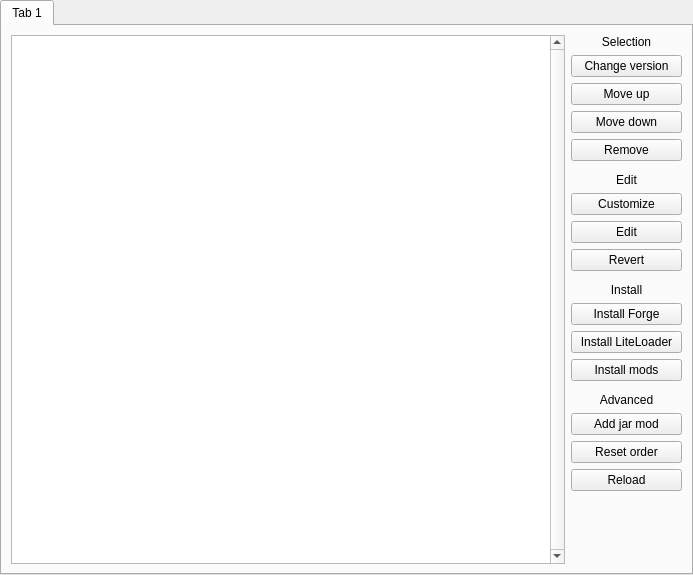
<?xml version="1.0" encoding="UTF-8"?>
<ui version="4.0">
 <class>VersionPage</class>
 <widget class="QWidget" name="VersionPage">
  <property name="geometry">
   <rect>
    <x>0</x>
    <y>0</y>
    <width>693</width>
    <height>575</height>
   </rect>
  </property>
  <property name="windowTitle">
   <string>Package Versions</string>
  </property>
  <layout class="QVBoxLayout" name="verticalLayout">
   <property name="leftMargin">
    <number>0</number>
   </property>
   <property name="topMargin">
    <number>0</number>
   </property>
   <property name="rightMargin">
    <number>0</number>
   </property>
   <property name="bottomMargin">
    <number>0</number>
   </property>
   <item>
    <widget class="QTabWidget" name="tabWidget">
     <property name="currentIndex">
      <number>0</number>
     </property>
     <widget class="QWidget" name="tab">
      <attribute name="title">
       <string>Tab 1</string>
      </attribute>
      <layout class="QHBoxLayout" name="horizontalLayout">
       <item>
        <widget class="ModListView" name="packageView">
         <property name="verticalScrollBarPolicy">
          <enum>Qt::ScrollBarAlwaysOn</enum>
         </property>
         <property name="horizontalScrollBarPolicy">
          <enum>Qt::ScrollBarAlwaysOff</enum>
         </property>
         <property name="headerHidden">
          <bool>false</bool>
         </property>
         <attribute name="headerVisible">
          <bool>true</bool>
         </attribute>
        </widget>
       </item>
       <item>
        <layout class="QVBoxLayout" name="verticalLayout_4">
         <item>
          <widget class="QLabel" name="label">
           <property name="text">
            <string>Selection</string>
           </property>
           <property name="alignment">
            <set>Qt::AlignCenter</set>
           </property>
          </widget>
         </item>
         <item>
          <widget class="QPushButton" name="changeVersionBtn">
           <property name="toolTip">
            <string>Change version of the selected package.</string>
           </property>
           <property name="text">
            <string>Change version</string>
           </property>
          </widget>
         </item>
         <item>
          <widget class="QPushButton" name="moveUpBtn">
           <property name="toolTip">
            <string>Make the selected package apply sooner.</string>
           </property>
           <property name="text">
            <string>Move up</string>
           </property>
          </widget>
         </item>
         <item>
          <widget class="QPushButton" name="moveDownBtn">
           <property name="toolTip">
            <string>Make the selected package apply later.</string>
           </property>
           <property name="text">
            <string>Move down</string>
           </property>
          </widget>
         </item>
         <item>
          <widget class="QPushButton" name="removeBtn">
           <property name="toolTip">
            <string>Remove selected package from the instance.</string>
           </property>
           <property name="text">
            <string>Remove</string>
           </property>
          </widget>
         </item>
         <item>
          <widget class="LineSeparator" name="separator_4" native="true"/>
         </item>
         <item>
          <widget class="QLabel" name="label_10">
           <property name="text">
            <string>Edit</string>
           </property>
           <property name="alignment">
            <set>Qt::AlignCenter</set>
           </property>
          </widget>
         </item>
         <item>
          <widget class="QPushButton" name="customizeBtn">
           <property name="toolTip">
            <string>Customize selected package.</string>
           </property>
           <property name="text">
            <string>Customize</string>
           </property>
          </widget>
         </item>
         <item>
          <widget class="QPushButton" name="editBtn">
           <property name="toolTip">
            <string>Edit selected package.</string>
           </property>
           <property name="text">
            <string>Edit</string>
           </property>
          </widget>
         </item>
         <item>
          <widget class="QPushButton" name="revertBtn">
           <property name="toolTip">
            <string>Revert the selected package to default.</string>
           </property>
           <property name="text">
            <string>Revert</string>
           </property>
          </widget>
         </item>
         <item>
          <widget class="LineSeparator" name="separator" native="true"/>
         </item>
         <item>
          <widget class="QLabel" name="label_2">
           <property name="text">
            <string>Install</string>
           </property>
           <property name="alignment">
            <set>Qt::AlignCenter</set>
           </property>
          </widget>
         </item>
         <item>
          <widget class="QPushButton" name="forgeBtn">
           <property name="toolTip">
            <string>Install the Minecraft Forge package.</string>
           </property>
           <property name="text">
            <string>Install Forge</string>
           </property>
          </widget>
         </item>
         <item>
          <widget class="QPushButton" name="liteloaderBtn">
           <property name="toolTip">
            <string>Install the LiteLoader package.</string>
           </property>
           <property name="text">
            <string>Install LiteLoader</string>
           </property>
          </widget>
         </item>
         <item>
          <widget class="QPushButton" name="modBtn">
           <property name="toolTip">
            <string>Install normal mods.</string>
           </property>
           <property name="text">
            <string>Install mods</string>
           </property>
          </widget>
         </item>
         <item>
          <widget class="LineSeparator" name="widget" native="true"/>
         </item>
         <item>
          <widget class="QLabel" name="label_5">
           <property name="text">
            <string>Advanced</string>
           </property>
           <property name="alignment">
            <set>Qt::AlignCenter</set>
           </property>
          </widget>
         </item>
         <item>
          <widget class="QPushButton" name="jarmodBtn">
           <property name="toolTip">
            <string>Add a mod into the Minecraft jar file.</string>
           </property>
           <property name="text">
            <string>Add jar mod</string>
           </property>
          </widget>
         </item>
         <item>
          <widget class="QPushButton" name="resetOrderBtn">
           <property name="toolTip">
            <string>Reset apply order of packages.</string>
           </property>
           <property name="text">
            <string>Reset order</string>
           </property>
          </widget>
         </item>
         <item>
          <widget class="QPushButton" name="reloadBtn">
           <property name="toolTip">
            <string>Reload all packages.</string>
           </property>
           <property name="text">
            <string>Reload</string>
           </property>
          </widget>
         </item>
         <item>
          <spacer name="verticalSpacer_7">
           <property name="orientation">
            <enum>Qt::Vertical</enum>
           </property>
           <property name="sizeHint" stdset="0">
            <size>
             <width>111</width>
             <height>13</height>
            </size>
           </property>
          </spacer>
         </item>
        </layout>
       </item>
      </layout>
     </widget>
    </widget>
   </item>
  </layout>
 </widget>
 <customwidgets>
  <customwidget>
   <class>ModListView</class>
   <extends>QTreeView</extends>
   <header>widgets/ModListView.h</header>
  </customwidget>
  <customwidget>
   <class>LineSeparator</class>
   <extends>QWidget</extends>
   <header>widgets/LineSeparator.h</header>
   <container>1</container>
  </customwidget>
 </customwidgets>
 <tabstops>
  <tabstop>tabWidget</tabstop>
  <tabstop>packageView</tabstop>
  <tabstop>changeVersionBtn</tabstop>
  <tabstop>moveUpBtn</tabstop>
  <tabstop>moveDownBtn</tabstop>
  <tabstop>removeBtn</tabstop>
  <tabstop>customizeBtn</tabstop>
  <tabstop>editBtn</tabstop>
  <tabstop>revertBtn</tabstop>
  <tabstop>forgeBtn</tabstop>
  <tabstop>liteloaderBtn</tabstop>
  <tabstop>modBtn</tabstop>
  <tabstop>jarmodBtn</tabstop>
  <tabstop>resetOrderBtn</tabstop>
  <tabstop>reloadBtn</tabstop>
 </tabstops>
 <resources/>
 <connections/>
</ui>
